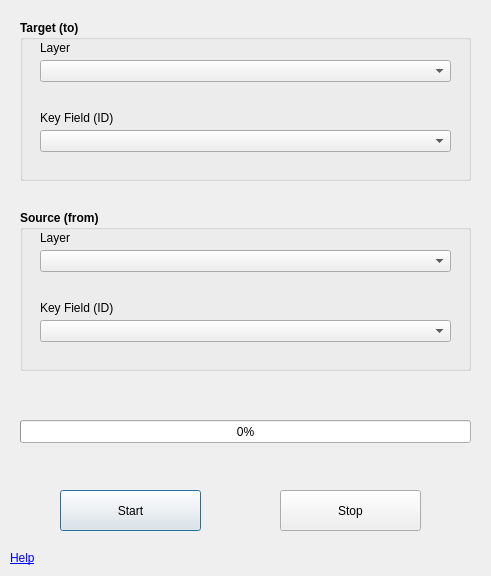
<?xml version="1.0" encoding="UTF-8"?>
<ui version="4.0">
 <class>geometryUpdaterDialogBase</class>
 <widget class="QDialog" name="geometryUpdaterDialogBase">
  <property name="geometry">
   <rect>
    <x>0</x>
    <y>0</y>
    <width>491</width>
    <height>576</height>
   </rect>
  </property>
  <property name="windowTitle">
   <string>Geometry Updater</string>
  </property>
  <property name="windowIcon">
   <iconset>
    <normaloff>:/plugins/geometryUpdater/icon.png</normaloff>:/plugins/geometryUpdater/icon.png</iconset>
  </property>
  <widget class="QGroupBox" name="groupBox">
   <property name="geometry">
    <rect>
     <x>20</x>
     <y>20</y>
     <width>451</width>
     <height>161</height>
    </rect>
   </property>
   <property name="font">
    <font>
     <weight>75</weight>
     <bold>true</bold>
    </font>
   </property>
   <property name="title">
    <string>Target (to)</string>
   </property>
   <widget class="QComboBox" name="cmbTargetLayer">
    <property name="geometry">
     <rect>
      <x>20</x>
      <y>40</y>
      <width>411</width>
      <height>22</height>
     </rect>
    </property>
   </widget>
   <widget class="QComboBox" name="cmbTargetField">
    <property name="geometry">
     <rect>
      <x>20</x>
      <y>110</y>
      <width>411</width>
      <height>22</height>
     </rect>
    </property>
   </widget>
   <widget class="QLabel" name="label">
    <property name="geometry">
     <rect>
      <x>20</x>
      <y>20</y>
      <width>391</width>
      <height>16</height>
     </rect>
    </property>
    <property name="font">
     <font>
      <weight>50</weight>
      <bold>false</bold>
     </font>
    </property>
    <property name="text">
     <string>Layer</string>
    </property>
   </widget>
   <widget class="QLabel" name="label_2">
    <property name="geometry">
     <rect>
      <x>20</x>
      <y>90</y>
      <width>391</width>
      <height>16</height>
     </rect>
    </property>
    <property name="font">
     <font>
      <weight>50</weight>
      <bold>false</bold>
     </font>
    </property>
    <property name="text">
     <string>Key Field (ID)</string>
    </property>
   </widget>
  </widget>
  <widget class="QProgressBar" name="progressBar">
   <property name="geometry">
    <rect>
     <x>20</x>
     <y>420</y>
     <width>451</width>
     <height>23</height>
    </rect>
   </property>
   <property name="value">
    <number>0</number>
   </property>
   <property name="alignment">
    <set>Qt::AlignCenter</set>
   </property>
  </widget>
  <widget class="QPushButton" name="btnStart">
   <property name="geometry">
    <rect>
     <x>60</x>
     <y>490</y>
     <width>141</width>
     <height>41</height>
    </rect>
   </property>
   <property name="text">
    <string>Start</string>
   </property>
  </widget>
  <widget class="QPushButton" name="btnStop">
   <property name="enabled">
    <bool>true</bool>
   </property>
   <property name="geometry">
    <rect>
     <x>280</x>
     <y>490</y>
     <width>141</width>
     <height>41</height>
    </rect>
   </property>
   <property name="text">
    <string>Stop</string>
   </property>
  </widget>
  <widget class="QGroupBox" name="groupBox_2">
   <property name="geometry">
    <rect>
     <x>20</x>
     <y>210</y>
     <width>451</width>
     <height>161</height>
    </rect>
   </property>
   <property name="font">
    <font>
     <weight>75</weight>
     <bold>true</bold>
    </font>
   </property>
   <property name="title">
    <string>Source (from)</string>
   </property>
   <widget class="QComboBox" name="cmbSourceLayer">
    <property name="geometry">
     <rect>
      <x>20</x>
      <y>40</y>
      <width>411</width>
      <height>22</height>
     </rect>
    </property>
   </widget>
   <widget class="QComboBox" name="cmbSourceField">
    <property name="geometry">
     <rect>
      <x>20</x>
      <y>110</y>
      <width>411</width>
      <height>22</height>
     </rect>
    </property>
   </widget>
   <widget class="QLabel" name="label_3">
    <property name="geometry">
     <rect>
      <x>20</x>
      <y>20</y>
      <width>391</width>
      <height>16</height>
     </rect>
    </property>
    <property name="font">
     <font>
      <weight>50</weight>
      <bold>false</bold>
     </font>
    </property>
    <property name="text">
     <string>Layer</string>
    </property>
   </widget>
   <widget class="QLabel" name="label_4">
    <property name="geometry">
     <rect>
      <x>20</x>
      <y>90</y>
      <width>391</width>
      <height>16</height>
     </rect>
    </property>
    <property name="font">
     <font>
      <weight>50</weight>
      <bold>false</bold>
     </font>
    </property>
    <property name="text">
     <string>Key Field (ID)</string>
    </property>
   </widget>
  </widget>
  <widget class="QLabel" name="lblStatus">
   <property name="geometry">
    <rect>
     <x>20</x>
     <y>400</y>
     <width>451</width>
     <height>20</height>
    </rect>
   </property>
   <property name="text">
    <string/>
   </property>
  </widget>
  <widget class="QLabel" name="label_5">
   <property name="geometry">
    <rect>
     <x>10</x>
     <y>550</y>
     <width>191</width>
     <height>16</height>
    </rect>
   </property>
   <property name="text">
    <string>&lt;html&gt;&lt;head/&gt;&lt;body&gt;&lt;p&gt;&lt;a href=&quot;https://cbsuygulama.wordpress.com/2016/03/17/usage-of-geometry-updater/&quot;&gt;&lt;span style=&quot; text-decoration: underline; color:#0000ff;&quot;&gt;Help&lt;/span&gt;&lt;/a&gt;&lt;/p&gt;&lt;/body&gt;&lt;/html&gt;</string>
   </property>
   <property name="openExternalLinks">
    <bool>true</bool>
   </property>
  </widget>
 </widget>
 <resources/>
 <connections/>
</ui>
